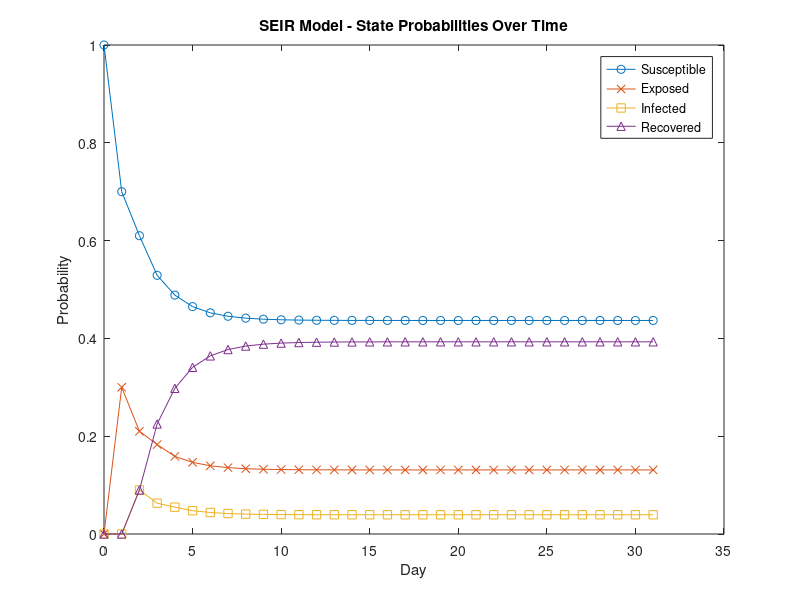
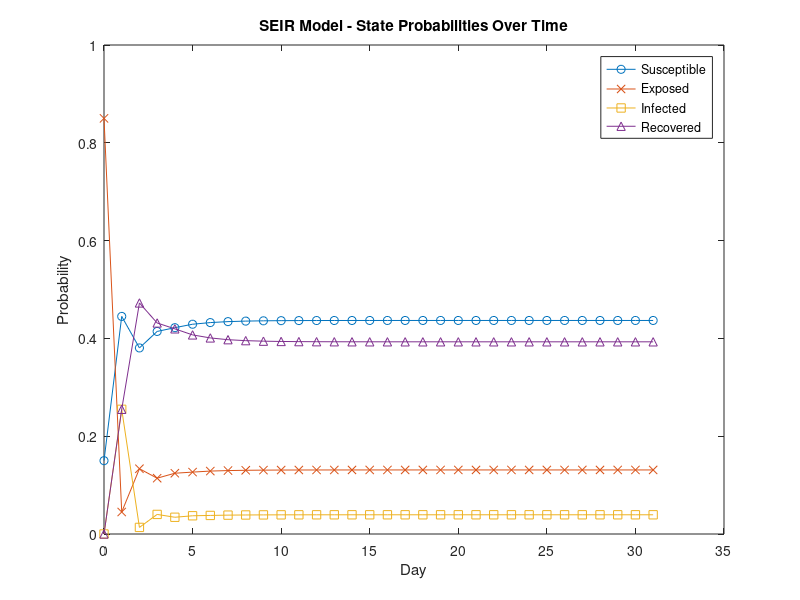
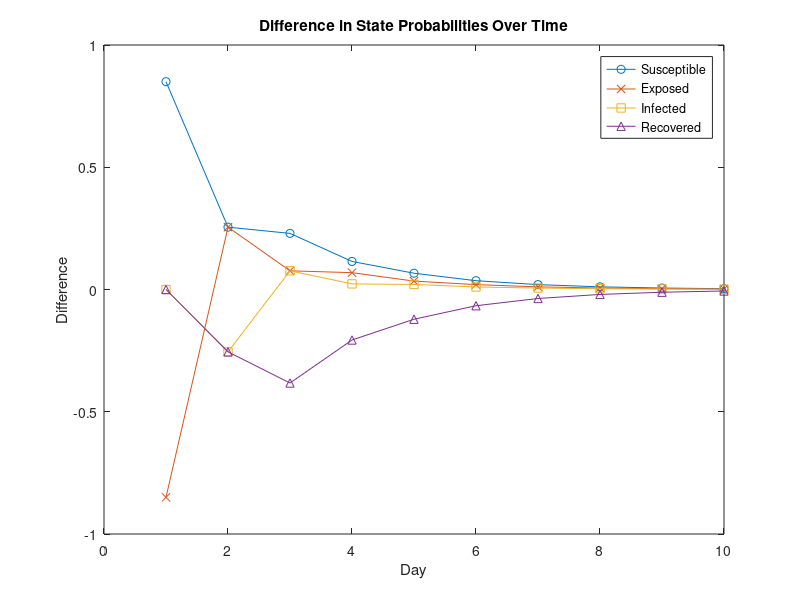
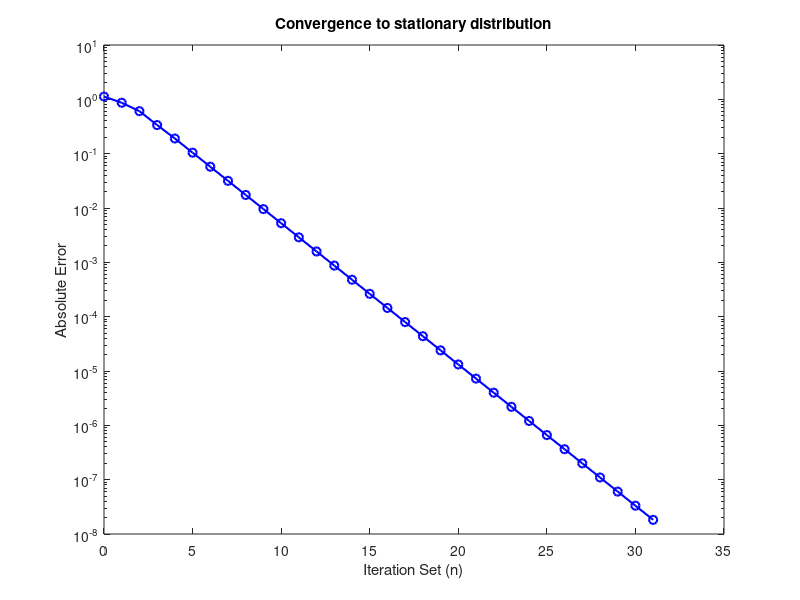

The MATLAB source for these figures, in order:
clear all; clc; close all;

%% Task set A 
%% 2.1

%% 2.1.2
P = [0.7, 0.4, 0,   0.2;   % Row 1: Next state = S
     0.3, 0,   0,   0;     % Row 2: Next state = E
     0,   0.3, 0,   0;     % Row 3: Next state = I
     0,   0.3, 1.0, 0.8];  % Row 4: Next state = R

%% 2.1.3
% Present state vector
x = [0, 1, 0 ,0]';

% Next state vector
x_next = P * x;

% Display the result
disp('2.1.3');
disp(x_next);

%% 2.1.4
clear x, x_next;

% Present state vector
x = [1, 0, 0, 0]';

% 5 steps state vector
x_next = P^5 * x;

% Display the result
disp('2.1.4');
disp(x_next);

%% Task set B
clear x, x_next;
%% 3.1.1.a

x = zeros(4, 32); 
x(:,1) = [1; 0; 0; 0]; 

for n = 2:32
    x(:,n) = P * x(:,n-1);
    x(:,n) = x(:,n) / norm(x(:,n), 1);  % normalize
end

% Graph making
figure (1);
days = 0:31;

plot(days, x(1,:), '-o', days, x(2,:), '-x', days, x(3,:), '-s', days, x(4,:), '-^');
legend('Susceptible', 'Exposed', 'Infected', 'Recovered');
xlabel('Day');
ylabel('Probability');
title('SEIR Model - State Probabilities Over Time');

%% 3.1.2.a

y = zeros(4, 32); 
y(:,1) = [0.15; 0.85; 0; 0]; 

for n = 2:32
    y(:,n) = P * y(:,n-1);
    y(:,n) = y(:,n) / norm(y(:,n), 1);  % normalize
end

% Graph making
figure (2);

plot(days, y(1,:), '-o', days, y(2,:), '-x', days, y(3,:), '-s', days, y(4,:), '-^');
legend('Susceptible', 'Exposed', 'Infected', 'Recovered');
xlabel('Day');
ylabel('Probability');
title('SEIR Model - State Probabilities Over Time');

%% 3.1.3
% Calculate the difference in the first 10 steps, then graph

for n = 1:10
    diff(:,n) = x(:,n) - y(:,n);
end

figure (3);

plot(1:10, diff(1,:), '-o', 1:10, diff(2,:), '-x', 1:10, diff(3,:), '-s', 1:10, diff(4,:), '-^');
legend('Susceptible', 'Exposed', 'Infected', 'Recovered');
xlabel('Day');
ylabel('Difference');
title('Difference in State Probabilities Over Time');

%% 3.4.a

[V, D] = eig(P);
c = V \ x(:,1);

% Display the result
disp('3.4.a');
disp(D);
disp(V);
disp(c);


%% 3.4.d

lambda = diag(D);
index = 3;
x_stationary = V(:,index);
x_stationary = x_stationary / norm(x_stationary, 1);

% Display the result
errors = zeros(1, 32);

for n = 1:32
    errors(n) = norm(x_stationary - x(:,n), 1);
end

% Graph making
figure (4);
semilogy(0:31, errors, 'b-o', 'LineWidth', 1.5);
xlabel('Iteration Set (n)');
ylabel('Absolute Error');
title('Convergence to stationary distribution');

% Shows us that the convergence is exponential (linear, but on a log scale)

%% 3.5.b

Pnew = [0.7, 0.4, 0,   0.1, 0;   % Row 1: Next state = S
        0.3, 0,   0,   0,   0;     % Row 2: Next state = E
        0,   0.3, 0,   0,   0;     % Row 3: Next state = I
        0,   0.3, 1.0, 0.8, 0;  % Row 4: Next state = R
        0,   0,   0,   0.1,   1];  % Row 5: Next state = Im

%% 3.5.c

x = zeros(5, 251); 
x(:,1) = [1; 0; 0; 0; 0]; 

for n = 2:251
    x(:,n) = Pnew * x(:,n-1);
    x(:,n) = x(:,n) / norm(x(:,n), 1);  % normalize
end
        
% Graph making
figure (5);
days = 0:250;

plot(days, x(1,:), '-', days, x(2,:), '-', days, x(3,:), '-', days, x(4,:), '-', days, x(5,:), '-', 'LineWidth', 1.5);
legend('Susceptible', 'Exposed', 'Infected', 'Recovered', 'Immunized');
xlabel('Day');
ylabel('Probability');
title('SEIR-Im Model - State Probabilities Over Time');

% Well ofc its different... its a new model!

%% Task Set C
clear all; 
%% 4.1.1

P = [
    0.7, 0,   0,  0.2, 0,    0;   % S
    0.3, 0,   0,  0,   0,    0;   % E
    0,   0.5, 0,  0,   0,    0;   % I
    0,   0.5, 1,  0.8, 0,    0;   % R
    0,   0,   0,  0,   0.25, 0;   % V
    0,   0,   0,  0,   0.75, 1.0  % Im
];


%% 4.1.2

disp('4.1.2');
[V, D] = eig(P);
eigenvalues = real(D);  % Get only the real parts

disp(eigenvalues);
% Multiplicty is 2 for lambda = 1

%% 4.1.3

x = zeros(6, 31);
x(:,1) = [1; 0; 0; 0; 0; 0]';

for n = 2:31
    x(:,n) = P * x(:,n-1);
    x(:,n) = x(:,n) / norm(x(:,n), 1);  % normalize
end

% Graph making
figure (6);
days = 0:30;

plot(days, x(1,:), '-o', days, x(2,:), '-x', days, x(3,:), '-s', days, x(4,:), '-^', days, x(5,:), '-', days, x(6,:), '-', 'LineWidth', 1.5);
legend('Susceptible', 'Exposed', 'Infected', 'Recovered', 'Vaccinated', 'Immunized');
xlabel('Day');
ylabel('Probability');
title('SEIR-VIm Model - State Probabilities Over Time');

% Exact same distribution as if there was no vaccination / immune state

%% 4.1.4

x = zeros(6, 31);
x(:,1) = [.33; 0; 0; 0; .67; 0]';

for n = 2:31
    x(:,n) = P * x(:,n-1);
    x(:,n) = x(:,n) / norm(x(:,n), 1);  % normalize
end

% Graphe making
figure (7);

plot(days, x(1,:), '-o', days, x(2,:), '-x', days, x(3,:), '-s', days, x(4,:), '-^', days, x(5,:), '-', days, x(6,:), '-', 'LineWidth', 1.5);
legend('Susceptible', 'Exposed', 'Infected', 'Recovered', 'Vaccinated', 'Immunized');
xlabel('Day');
ylabel('Probability');
title('SEIR-VIm Model - State Probabilities Over Time');

%% Saving the Figures
% numFigures = 7;
% for i = 1:numFigures
%     fig = figure(i);
%     % pause(5)
%     print(fig, sprintf('/Users/rowdyer/Documents/Coding/APPM2360_Project_2/Figures/figure%d', i), '-dpng', '-r1000');
% end